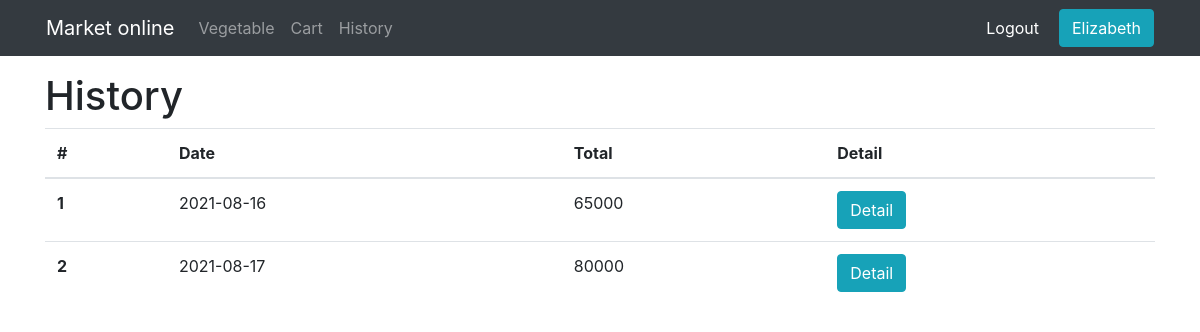
The app's page /markets/cart/history.php (signed in) with its own data.
### tables this page shows
CREATE TABLE `order` (
  `OrderID` int(10) UNSIGNED NOT NULL,
  `CustomerID` int(10) NOT NULL,
  `Date` date NOT NULL,
  `Total` float NOT NULL,
  `Note` text NOT NULL
);

### markets/class/order.php (called while the page is built, shortened)
<?php
class Order
{
    public $conn;
    public function __construct($conn) {
        $this->conn = $conn;
    }
    function getAllOrder($cusID)
    {
        $sql = "SELECT * FROM `order` WHERE CustomerID = '$cusID'";
        $old = mysqli_query($this->conn, $sql);
        $val = [];
        while ($row = mysqli_fetch_array($old)) {
            array_push($val, $row);
        }
        return $val;
    }
}

### markets/cart/history.php (the view, shortened to what this page needs)
<?php
include('../class/order.php');
include('../connection.php');
if (!isset($_SESSION['fullname'])) {
    header('location:../customer/login.php');
} else {
    $html = '';
    $order = new Order($conn);
    $listOrder = $order->getAllOrder($_SESSION['id']);
    foreach ($listOrder as $key => $item) {
        $html .= ' <tr>
    <th scope="row">' . $key + 1 . '</th>
    <td>' . $item['Date'] . '</td>
    <td> ' . $item['Total'] . '</td>
    <td><a class="btn btn-info" href="./detail.php?id=' . $item['OrderID'] . '">Detail</a></td>
    </tr>';
    }
}
?>
<!DOCTYPE html>
<html lang="en">
<head>
    <link rel="stylesheet" href="../css/booststrap.css">
    <link rel="stylesheet" href="../css/style.css">
</head>
<body>
    <?php include('../menu.php') ?>
    <div class="container mt-3">
        <h1>History</h1>
        <table class="table">
            <thead>
                <tr>
                    <th scope="col">#</th>
                    <th scope="col">Date</th>
                    <th scope="col">Total</th>
                    <th scope="col">Detail</th>
                </tr>
            </thead>
            <tbody>
                <?php echo $html; ?>
            </tbody>
        </table>
    </div>
</body>
</html>

### markets/css/style.css (style rules this page uses)
* { box-sizing: border-box; }

### records on screen
order: Date "2021-08-16", Total "65000"
order: Date "2021-08-17", Total "80000"

### other values on screen
$fullname "Elizabeth"
